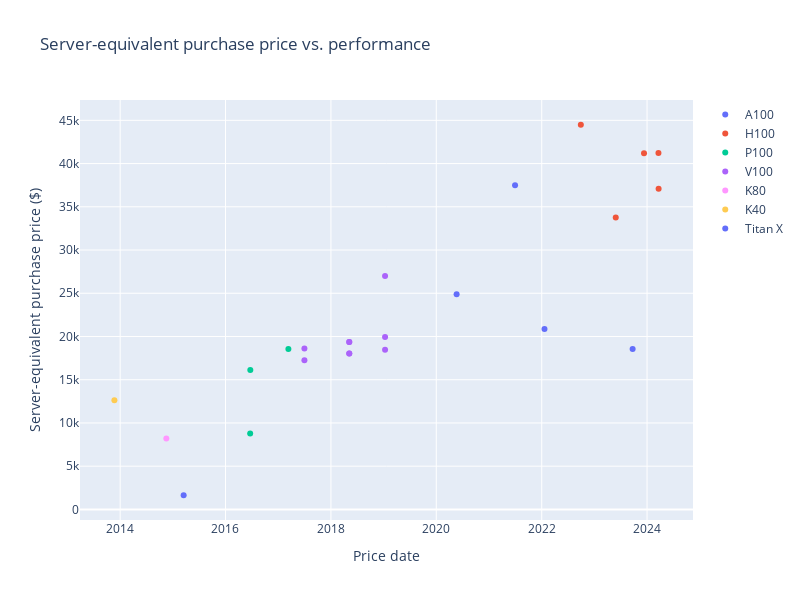

The code cell stored with this chart in its notebook:
### Code cell
fig = go.Figure()
for hardware_alias in hardware_aliases:
    _hardware_df = no_nextplatform_df[no_nextplatform_df['Hardware model'].str.contains(hardware_alias)]
    fig.add_trace(go.Scatter(
        x=_hardware_df['Price date'],
        y=_hardware_df[price_colname],
        mode='markers',
        name=hardware_alias,
        text=no_nextplatform_df['Hardware model'] + ' | ' + _hardware_df['Notes'],
    ))
fig.update_layout(
    title='Server-equivalent purchase price vs. performance',
    xaxis_title='Price date',
    yaxis_title='Server-equivalent purchase price ($)',
    # yaxis_type='log',
    width=800,
    height=600,
)
fig.show()

### Figure 1 — Plotly figure (JSON) as saved in the notebook; plotly's stock layout.template omitted (floating-point values rounded to 4 significant figures)
{"data": [{"mode": "markers", "name": "A100", "text": ["NVIDIA A100 SXM4 40 GB | DGX A100, 8 GPU, 320GB. Release price.", "NVIDIA A100 SXM4 80 GB | DGX A100, 8 GPU, 640GB", "NVIDIA A100 SXM4 80 GB | DGX A100, 8 GPU, 640GB", "NVIDIA A100 SXM4 80 GB | HGX A100, 8 GPU, 640GB", null, null, null, null, null, null, null, null, null, null, null, null, null, null, null, null, null, null, null, null], "type": "scatter", "x": ["2020-05-21T00:00:00", "2021-06-30T00:00:00", "2022-01-20T00:00:00", "2023-09-23T00:00:00"], "y": [24875, 37500, 20875, 18550.0]}, {"mode": "markers", "name": "H100", "text": [null, null, null, null, null, "NVIDIA H100 SXM5 | DGX, 8 GPU, 640GB. Convert Euro to USD: https://www.oanda.com/currency-converter/en/?from=EUR&to=USD&amount=https://www.oanda.com/currency-converter/en/?from=EUR&to=USD&amount=369855.51", "NVIDIA H100 SXM5 | DGX, 8 GPU, 640GB. “Nvidia sells DGX H100’s at around $270,000”.", "NVIDIA H100 SXM5 | DGX, 8 GPU, 640GB. Convert Euro to USD: https://www.oanda.com/currency-converter/en/?from=EUR&to=USD&amount=306403.66", "NVIDIA H100 SXM5 | DGX, 8 GPU, 640GB. Convert Euro to USD: https://www.oanda.com/currency-converter/en/?from=EUR&to=USD&amount=303610.2", "NVIDIA H100 SXM5 | HGX, 8 GPU, 640GB", null, null, null, null, null, null, null, null, null, null, null, null, null, null], "type": "scatter", "x": ["2022-09-29T00:00:00", "2023-05-29T00:00:00", "2023-12-11T00:00:00", "2024-03-20T00:00:00", "2024-03-21T00:00:00"], "y": [44490.0, 33750, 41200.0, 41217, 37080.0]}, {"mode": "markers", "name": "P100", "text": [null, null, null, null, null, null, null, null, null, null, null, null, "NVIDIA Tesla P100 PCIe 16 GB | server-equivalent release price", "NVIDIA Tesla P100 PCIe 16 GB | DGX-1, 8 GPU, 128GB", "NVIDIA Tesla P100 PCIe 16 GB | DGX-1, 8 GPU, 128GB", null, null, null, null, null, null, null, null, null], "type": "scatter", "x": ["2016-06-20T00:00:00", "2016-06-21T00:00:00", "2017-03-12T00:00:00"], "y": [8776.0, 16125, 18540.0]}, {"mode": "markers", "name": "V100", "text": [null, null, null, null, null, null, null, null, null, null, null, null, null, null, null, "NVIDIA Tesla V100 DGXS 32 GB | DGX, 4 GPU, 128GB", "NVIDIA Tesla V100 DGXS 32 GB | DGX-1, 8 GPU, 256GB", "NVIDIA Tesla V100 DGXS 32 GB | DGX-2, 16 GPU, 512 GB", "NVIDIA Tesla V100 PCIe 16 GB | server-equivalent list price", "NVIDIA Tesla V100 SXM2 16 GB | server-equivalent list price", "NVIDIA Tesla V100 SXM2 32 GB | server-equivalent list price", "NVIDIA Tesla V100 SXM2 32 GB | server-equivalent list price", "NVIDIA V100 | Price at release (2017 Q3) for a DGX-1 with 8x V100 GPUs was $149,000. Dividing by 8, the price per GPU is $18,625 including interconnect hardware.", "NVIDIA V100 | Price at release (2017 Q3) for a DGXS with 4x V100 GPUs was $69,000. Dividing by 4, the price per GPU is $17250 including interconnect hardware."], "type": "scatter", "x": ["2019-01-11T00:00:00", "2019-01-11T00:00:00", "2019-01-11T00:00:00", "2018-05-08T00:00:00", "2018-05-08T00:00:00", "2018-05-08T00:00:00", "2018-05-08T00:00:00", "2017-07-01T00:00:00", "2017-07-01T00:00:00"], "y": [18460.0, 19930.0, 27000.0, 18020.0, 18020.0, 19360.0, 19360.0, 18625, 17250]}, {"mode": "markers", "name": "TPU v4", "text": [null, null, null, null, null, null, null, null, null, null, null, null, null, null, null, null, null, null, null, null, null, null, null, null], "type": "scatter", "x": [], "y": []}, {"mode": "markers", "name": "TPU v3", "text": [null, null, null, null, null, null, null, null, null, null, null, null, null, null, null, null, null, null, null, null, null, null, null, null], "type": "scatter", "x": [], "y": []}, {"mode": "markers", "name": "TPU v2", "text": [null, null, null, null, null, null, null, null, null, null, null, null, null, null, null, null, null, null, null, null, null, null, null, null], "type": "scatter", "x": [], "y": []}, {"mode": "markers", "name": "TPU v1", "text": [null, null, null, null, null, null, null, null, null, null, null, null, null, null, null, null, null, null, null, null, null, null, null, null], "type": "scatter", "x": [], "y": []}, {"mode": "markers", "name": "K80", "text": [null, null, null, null, null, null, null, null, null, null, null, "NVIDIA Tesla K80 | server-equivalent release price", null, null, null, null, null, null, null, null, null, null, null, null], "type": "scatter", "x": ["2014-11-17T00:00:00"], "y": [8200]}, {"mode": "markers", "name": "K40", "text": [null, null, null, null, null, null, null, null, null, null, "NVIDIA Tesla K40s | server-equivalent release price", null, null, null, null, null, null, null, null, null, null, null, null, null], "type": "scatter", "x": ["2013-11-22T00:00:00"], "y": [12630.0]}, {"mode": "markers", "name": "Titan X", "text": [null, null, null, null, "NVIDIA GTX Titan X | server-equivalent release price", null, null, null, null, null, null, null, null, null, null, null, null, null, null, null, null, null, null, null], "type": "scatter", "x": ["2015-03-17T00:00:00"], "y": [1638.0]}], "layout": {"height": 600, "title": {"text": "Server-equivalent purchase price vs. performance"}, "width": 800, "xaxis": {"title": {"text": "Price date"}}, "yaxis": {"title": {"text": "Server-equivalent purchase price ($)"}}}}
